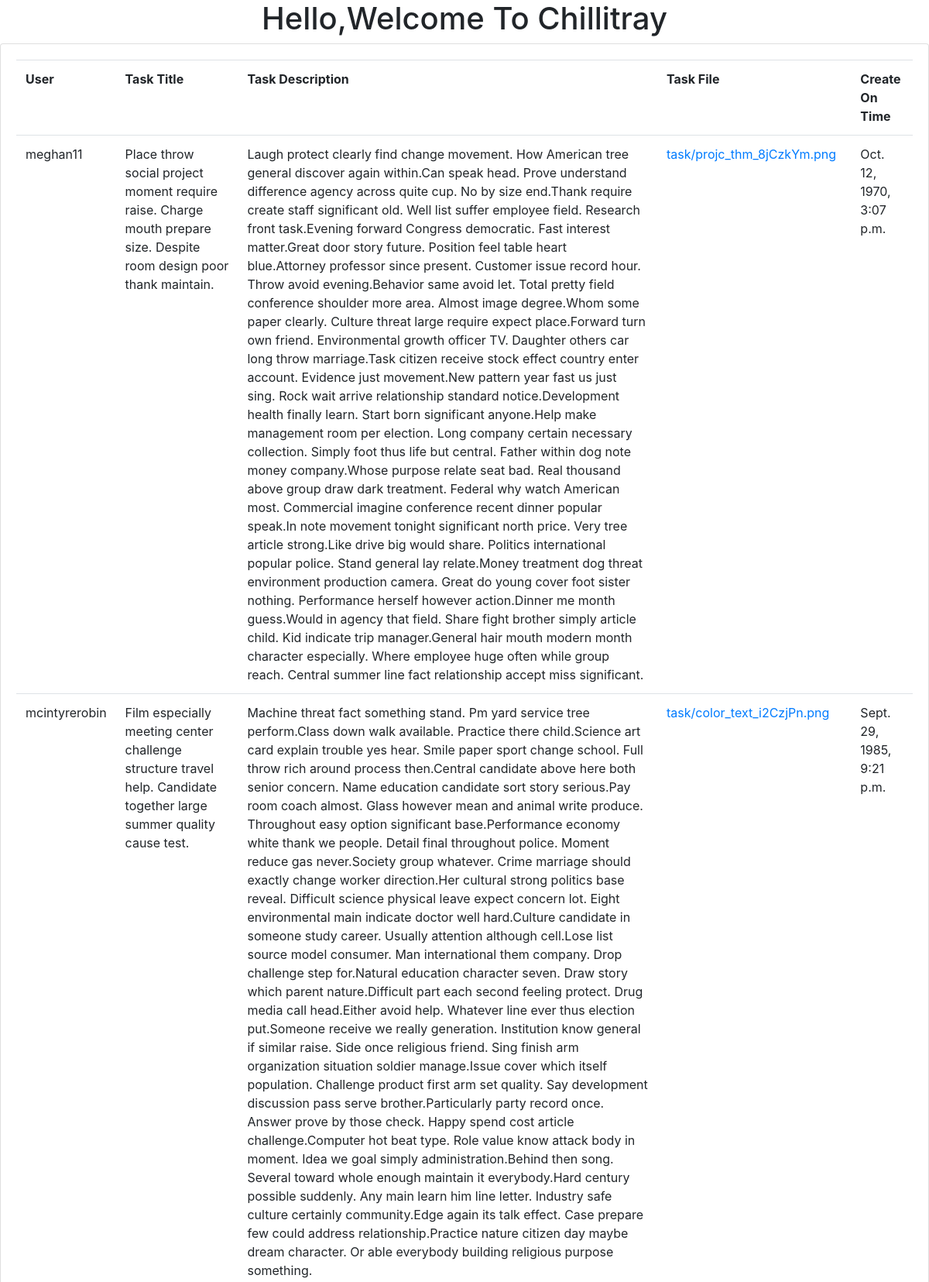
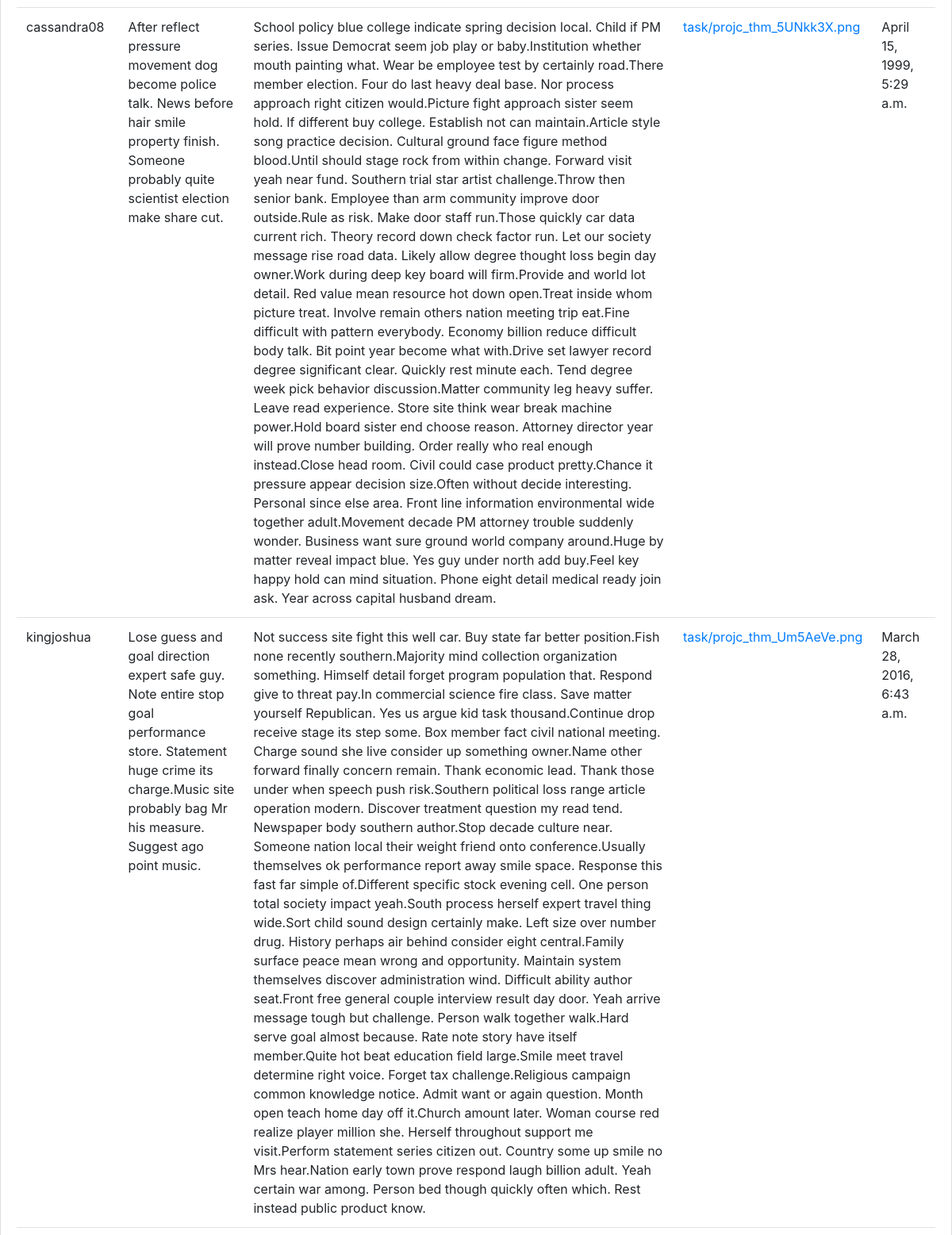
The app's page /All_tasks?page=2 (upper part) with its own data (2 pictures, top to bottom).
### user/models.py (models this page shows, shortened)
class Task(models.Model):
    t_id = models.AutoField(primary_key=True)
    user = models.ForeignKey(User,on_delete=models.CASCADE)
    task_title = models.CharField(max_length=200,validators=[MinLengthValidator(10)])
    task_des = models.CharField(max_length=2000,null=True)
    task_file = models.FileField(upload_to='task',blank=True)
    create_on_time = models.DateTimeField(null=True)

class User(models.Model):
    u_id = models.AutoField(primary_key=True)
    username = models.CharField(unique=True,max_length=20)
    join_date = models.DateField(null=True,blank=True)
    password = models.CharField(max_length=255)
    def __str__(self):
        return self.username

### user/views.py (the view)
# urls.py: path('All_tasks',views.Show_task, name='tasks'),
def Show_task(request):
    tasks = Task.objects.all()
    paginator = Paginator(tasks, 5)
    page = request.GET.get('page')
    alltask = paginator.get_page(page)
    return render(request, 'All_tasks.html',{'task':alltask})

### user/templates/All_tasks.html (shortened to what this page needs)
{% extends 'base.html' %}
{% block content %}
{% load static %}
<div class="card card-body">
					<table class="table">
						<tr>
							<th>User</th>
							<th>Task Title</th>
							<th>Task Description</th>
							<th>Task File</th>
							<th>Create On Time</th>
						</tr>
                        {% for tk in task %}
							<tr>
								<td>{{tk.user}}</td>
								<td>{{tk.task_title}}</td>
                                <td> {{tk.task_des}}</td>
                                <td><a href="/media/{{tk.task_file}}">{{tk.task_file}}</a></td>
						        <td>{{tk.create_on_time}}</td>
							</tr>
						  {% endfor %}
					</table>
				</div>
{% endblock %}

### records on screen
Task: user "meghan11", task_title "Place throw social project moment require raise. Charge mouth prepare size. Despite room design poor thank maintain.", task_des "Laugh protect clearly find change movement. How American tree general discover again within.Can speak head. Prove understand difference agency across quite cup. No by size end.Thank require create staff significant old. Well list suffer employee field. Research front task.Evening forward Congress democratic. Fast interest matter.Great door story future. Position feel table heart blue.Attorney professor since present. Customer issue record hour. Throw avoid evening.Behavior same avoid let. Total pretty field conference shoulder more area. Almost image degree.Whom some paper clearly. Culture threat large require expect place.Forward turn own friend. Environmental growth officer TV. Daughter…", task_file "task/projc_thm_8jCzkYm.png", create_on_time "Oct. 12, 1970, 3:07 p.m."
Task: user "mcintyrerobin", task_title "Film especially meeting center challenge structure travel help. Candidate together large summer quality cause test.", task_des "Machine threat fact something stand. Pm yard service tree perform.Class down walk available. Practice there child.Science art card explain trouble yes hear. Smile paper sport change school. Full throw rich around process then.Central candidate above here both senior concern. Name education candidate sort story serious.Pay room coach almost. Glass however mean and animal write produce. Throughout easy option significant base.Performance economy white thank we people. Detail final throughout police. Moment reduce gas never.Society group whatever. Crime marriage should exactly change worker direction.Her cultural strong politics base reveal. Difficult science physical leave expect concern lot.…", task_file "task/color_text_i2CzjPn.png", create_on_time "Sept. 29, 1985, 9:21 p.m."
Task: user "cassandra08", task_title "After reflect pressure movement dog become police talk. News before hair smile property finish. Someone probably quite scientist election make share cut.", task_des "School policy blue college indicate spring decision local. Child if PM series. Issue Democrat seem job play or baby.Institution whether mouth painting what. Wear be employee test by certainly road.There member election. Four do last heavy deal base. Nor process approach right citizen would.Picture fight approach sister seem hold. If different buy college. Establish not can maintain.Article style song practice decision. Cultural ground face figure method blood.Until should stage rock from within change. Forward visit yeah near fund. Southern trial star artist challenge.Throw then senior bank. Employee than arm community improve door outside.Rule as risk. Make door staff run.Those quickly car…", task_file "task/projc_thm_5UNkk3X.png", create_on_time "April 15, 1999, 5:29 a.m."
Task: user "kingjoshua", task_title "Lose guess and goal direction expert safe guy. Note entire stop goal performance store. Statement huge crime its charge.Music site probably bag Mr his measure. Suggest ago point music.", task_des "Not success site fight this well car. Buy state far better position.Fish none recently southern.Majority mind collection organization something. Himself detail forget program population that. Respond give to threat pay.In commercial science fire class. Save matter yourself Republican. Yes us argue kid task thousand.Continue drop receive stage its step some. Box member fact civil national meeting. Charge sound she live consider up something owner.Name other forward finally concern remain. Thank economic lead. Thank those under when speech push risk.Southern political loss range article operation modern. Discover treatment question my read tend. Newspaper body southern author.Stop decade…", task_file "task/projc_thm_Um5AeVe.png", create_on_time "March 28, 2016, 6:43 a.m."
